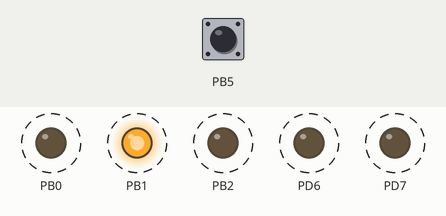
This program was run on a simulated ATmega328P, built with avr-gcc and emulated at 16 MHz. Shown: output pins drawn as LEDs (lit = HIGH). Dashed ring = blinking. Inputs (shaded band) come from the test bench; at power-on: PB5 HIGH.

Above: at 1.85 s.
1.9 s: PB5 pulled LOW for 3.2 s
At 2.4 s:
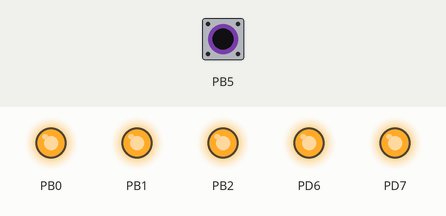
At 2.9 s:
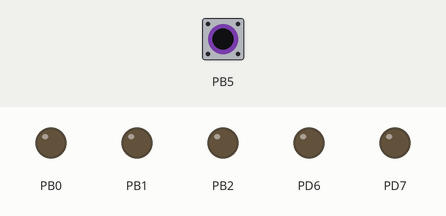
Timing chart, 0 to 12.6 s (numbered marks = the images above; inputs shaded):
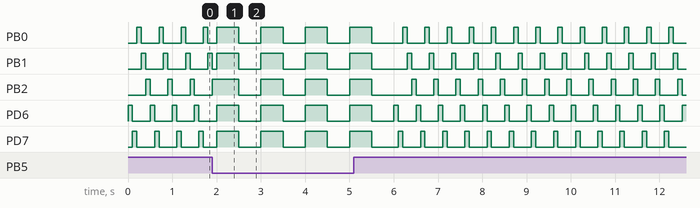

The program:

main.cpp
```cpp
/********************************************************************************
* main.cpp: Demonstration av dynamisk vektor för lagring och styrning av
*           multipla lysdioder
********************************************************************************/
#include "led.hpp"
#include "button.hpp"
#include "led_vector.hpp"

/********************************************************************************
* main: Ansluter fem lysdioder till pin 6 - 10 och lagrar i en dynamisk vektor.
*       Ansluter en tryckknapp till pin 13. Vid nedtryckning av tryckknappen
*       blinkar lysdioderna i en slinga var 100:e millisekund, annars blinkar
*       de kollektivt var 500:e millisekund.
********************************************************************************/
int main(void)
{
   led l1(6);
   led l2(7);
   led l3(8);
   led l4(9);
   led l5(10);

   button b1(13);
   led_vector v1;

   v1.push(l1);
   v1.push(l2);
   v1.push(l3);
   v1.push(l4);
   v1.push(l5);

   while (1)
   {
      if (b1.is_pressed())
      {
         v1.blink_sequentially(100);
      }
      else
      {
         v1.blink_colletively(500);
      }
   }

   return 0;
}
```

button.hpp
```cpp
/********************************************************************************
* button.hPP: Innehåller funktionalitet för enkel implementering av tryckknappar
*             via klassen button samt associerade funktioner. Denna klass
*             fungerar också utmärkt för andra digitala inportar där insignalen
*             ska kunna läsas av samt avbrott ska kunna genereras vid ett
*             godtyckligt event.
********************************************************************************/
#ifndef BUTTON_HPP_
#define BUTTON_HPP_

/* Inkluderingsdirektiv: */
#include "misc.hpp"

/********************************************************************************
* button: Klass för implementering av tryckknappar och andra digitala inportar.
*         PCI-avbrott kan aktiveras på aktuell pin. Därmed får eventdetektering
*         implementeras av användaren, då PCI-avbrott inte möjliggör kontroll
*         av vilken flank som avbrott ska ske på.
********************************************************************************/
class button
{
private:
   uint8_t pin_ = 0x00;                   /* Tryckknappens pin-nummer på aktuell I/O-port. */
   enum io_port io_port_ = io_port::none; /* I/O-port som lysdioden är ansluten till. */
   bool interrupt_enabled_ = false;       /* Indikerar ifall PCI-avbrott är aktiverat. */

public:
   /********************************************************************************
   * button: Initierar ny tryckknapp på angiven pin.
   *
   *         - pin : Tryckknappens pin-nummer på Arduino Uno, exempelvis 13.
   *                 Alternativt kan motsvarande port-nummer på ATmega328P anges,
   *                 exempelvis B5 för pin 13 eller D3 för pin 3.
   ********************************************************************************/
   button(const uint8_t pin)
   {
      if (pin >= 0 && pin <= 7)
      {
         this->io_port_ = io_port::d;
         this->pin_ = pin;
         PORTD |= (1 << this->pin_);
      }
      else if (pin >= 8 && pin <= 13)
      {
         this->io_port_ = io_port::b;
         this->pin_ = pin - 8;
         PORTB |= (1 << this->pin_);
      }
      else if (pin >= 14 && pin <= 19)
      {
         this->io_port_ = io_port::c;
         this->pin_ = pin - 14;
         PORTC |= (1 << this->pin_);
      }
      else
      {
         this->io_port_ = io_port::none;
         this->pin_ = 0;
      }

      this->interrupt_enabled_ = false;
      return;
   }

   /********************************************************************************
   * ~button: Nollställer tryckknapp samt motsvarande pin.
   ********************************************************************************/
   ~button(void)
   {
      this->disable_interrupt();

      if (this->io_port_ == io_port::b)
      {
         PORTB &= ~(1 << this->pin_);
      }
      else if (this->io_port_ == io_port::c)
      {
         PORTC &= ~(1 << this->pin_);
      }
      else if (this->io_port_ == io_port::d)
      {
         PORTD &= ~(1 << this->pin_);
      }

      this->io_port_ = io_port::none;
      this->pin_ = 0;
      return;
   }

   /********************************************************************************
   * pin: Returnerar tryckknappens pin-nummer.
   ********************************************************************************/
   uint8_t pin(void) const
   {
      return this->pin_;
   }

   /********************************************************************************
   * get_port: Returnerar tryckknappens I/O-port.
   ********************************************************************************/
   io_port get_port(void) const
   {
      return this->io_port_;
   }

   /********************************************************************************
   * interrupt_enabled: Indikerar ifall PCI-avbrott är aktiverat på knappens pin.
   ********************************************************************************/
   bool interrupt_enabled(void) const
   {
      return this->interrupt_enabled_;
   }

   /********************************************************************************
   * is_pressed: Läser av tryckknappens pin och indikerar ifall denna är nedtryckt.
   *             I så fall returneras true, annars false.
   ********************************************************************************/
   bool is_pressed(void) const
   {
      if (this->io_port_ == io_port::b)
      {
         return (PINB & (1 << this->pin_));
      }
      else if (this->io_port_ == io_port::c)
      {
         return (PINC & (1 << this->pin_));
      }
      else if (this->io_port_ == io_port::d)
      {
         return (PIND & (1 << this->pin_));
      }
      else
      {
         return false;
      }
   }

   /********************************************************************************
   * enable_interrupt: Aktiverar PCI-avbrott på angiven tryckknapp så att event på
   *                   tryckknappens pin medför avbrott, både på stigande och
   *                   fallande flank. Kontroll av flank måste skötas av användaren,
   *                   förslagsvis via avläsning i motsvarande avbrottsrutin.
   *
   *                   Nedan visas sambandet mellan använd I/O-port samt
   *                   avbrottsvektorn för motsvarande avbrottsrutin:
   *
   *                   I/O-port     pin (Arduino Uno)     Avbrottsvektor
   *                      B              8 - 13             PCINT0_vect
   *                      C             A0 - A5             PCINT1_vect
   *                      D              0 - 7              PCINT2_vect
   ********************************************************************************/
   void enable_interrupt(void)
   {
      asm("SEI");

      if (this->io_port_ == io_port::b)
      {
         PCICR |= (1 << PCIE0);
         PCMSK0 |= (1 << this->pin_);
      }
      else if (this->io_port_ == io_port::c)
      {
         PCICR |= (1 << PCIE1);
         PCMSK1 |= (1 << this->pin_);
      }
      else if (this->io_port_ == io_port::d)
      {
         PCICR |= (1 << PCIE2);
         PCMSK2 |= (1 << this->pin_);
      }

      this->interrupt_enabled_ = true;
      return;
   }

   /********************************************************************************
   * disable_interrupt: Inaktiverar PCI-avbrott på angiven tryckknapp.
   ********************************************************************************/
   void disable_interrupt(void)
   {
      if (this->io_port_ == io_port::b)
      {
         PCMSK0 &= ~(1 << this->pin_);
      }
      else if (this->io_port_ == io_port::c)
      {
         PCMSK1 &= ~(1 << this->pin_);
      }
      else if (this->io_port_ == io_port::d)
      {
         PCMSK2 &= ~(1 << this->pin_);
      }

      this->interrupt_enabled_ = false;
      return;
   }

   /********************************************************************************
   * toggle_interrupt: Togglar aktivering av PCI-avbrott på angiven tryckknapp.
   *                   Om avbrott är aktiverat vid anrop så sker inaktivering.
   *                   På samma sätt gäller att om avbrott är inaktiverat vid anrop
   *                   så sker aktivering.
   ********************************************************************************/
   void toggle_interrupt(void)
   {
      if (this->interrupt_enabled_)
      {
         this->disable_interrupt();
      }
      else
      {
         this->enable_interrupt();
      }

      return;
   }

};

#endif /* BUTTON_HPP_ */
```

led.hpp
```cpp
/********************************************************************************
* led.hpp: Innehåller funktionalitet för enkel implementering av lysdioder via
*          klassen led. Denna klass fungerar även för andra digitala utportar.
********************************************************************************/
#ifndef LED_HPP_
#define LED_HPP_

/* Inkluderingsdirektiv: */
#include "misc.hpp"

/********************************************************************************
* led: Klass för implementering av lysdioder och andra digitala utportar.
********************************************************************************/
class led
{
private:
   uint8_t pin_ = 0;                 /* Lysdiodens pin-nummer på aktuell I/O-port. */
   io_port io_port_ = io_port::none; /* I/O-port som lysdioden är ansluten till. */
   bool enabled_ = false;            /* Indikerar ifall lysdioden är tänd. */

public:

   /********************************************************************************
   * led: Initierar ny lysdiod på angiven pin.
   *
   *      - pin      : Lysdiodens pin-nummer på Arduino Uno, exempelvis 8.
   *                   Alternativt kan motsvarande port-nummer på ATmega328P
   *                   anges, exempelvis B0 för pin 8 eller D2 för pin 2.
   *      - start_val: Lysdiodens startvärde (default = 0, dvs. släckt).
   ********************************************************************************/
   led(const uint8_t pin,
       const uint8_t start_val = 0)
   {
      if (pin >= 0 && pin <= 7)
      {
         this->io_port_ = io_port::d;
         this->pin_ = pin;
         DDRD |= (1 << this->pin_);
      }
      else if (pin >= 8 && pin <= 13)
      {
         this->io_port_ = io_port::b;
         this->pin_ = pin - 8;
         DDRB |= (1 << this->pin_);
      }
      else if (pin >= 14 && pin <= 19)
      {
         this->io_port_ = io_port::c;
         this->pin_ = pin - 14;
         DDRC |= (1 << this->pin_);
      }
      else
      {
         this->io_port_ = io_port::none;
         this->pin_ = 0;
      }

      this->enabled_ = false;
      if (start_val) this->on();
      return;
   }

   /********************************************************************************
   * ~led: Nollställer lysdiod samt motsvarande pin.
   ********************************************************************************/
   ~led(void)
   {
      if (this->io_port_ == io_port::b)
      {
         PORTB &= ~(1 << this->pin_);
         DDRB &= ~(1 << this->pin_);
      }
      else if (this->io_port_ == io_port::c)
      {
         PORTC &= ~(1 << this->pin_);
         DDRC &= ~(1 << this->pin_);
      }
      else if (this->io_port_ == io_port::d)
      {
         PORTD &= ~(1 << this->pin_);
         DDRD &= ~(1 << this->pin_);
      }

      this->pin_ = 0;
      this->io_port_ = io_port::none;
      this->enabled_ = false;
      return;
   }

   /********************************************************************************
   * pin: Returnerar lysdiodens pin-nummer.
   ********************************************************************************/
   uint8_t pin(void) const
   {
      return this->pin_;
   }

   /********************************************************************************
   * get_port: Returnerar lysdiodens I/O-port.
   ********************************************************************************/
   io_port get_port(void) const
   {
      return this->io_port_;
   }

   /********************************************************************************
   * enabled: Indikerar ifall lysdioden är tänd.
   ********************************************************************************/
   bool enabled(void) const
   {
      return this->enabled_;
   }

   /********************************************************************************
   * on: Tänder angiven lysdiod.
   ********************************************************************************/
   void on(void)
   {
      if (this->io_port_ == io_port::b)
      {
         PORTB |= (1 << this->pin_);
      }
      else if (this->io_port_ == io_port::c)
      {
         PORTC |= (1 << this->pin_);
      }
      else if (this->io_port_ == io_port::d)
      {
         PORTD |= (1 << this->pin_);
      }

      this->enabled_ = true;
      return;
   }

   /********************************************************************************
   * off: Släcker angiven lysdiod.
   ********************************************************************************/
   void off(void)
   {
      if (this->io_port_ == io_port::b)
      {
         PORTB &= ~(1 << this->pin_);
      }
      else if (this->io_port_ == io_port::c)
      {
         PORTC &= ~(1 << this->pin_);
      }
      else if (this->io_port_ == io_port::d)
      {
         PORTD &= ~(1 << this->pin_);
      }

      this->enabled_ = false;
      return;
   }

   /********************************************************************************
   * toggle: Togglar utsignalen på angiven lysdiod. Om lysdioden är släckt vid
   *         anropet så tänds den. På samma sätt gäller att om lysdioden är tänd
   *         vid anropet så släcks den.
   ********************************************************************************/
   void toggle(void)
   {
      if (this->enabled_)
      {
         this->off();
      }
      else
      {
         this->on();
      }

      return;
   }

   /********************************************************************************
   * blink: Blinkar lysdiod en gång med angiven blinkhastighet.
   *
   *        - blink_speed_ms: Referens till blinkhastigheten mätt i millisekunder.
   ********************************************************************************/
   void blink(const uint16_t& blink_speed_ms)
   {
      auto delay_ms = [](const uint16_t& delay_time_ms)
      {
         for (uint16_t i = 0; i < delay_time_ms; ++i)
         {
            _delay_ms(1);
         }
      };

      this->toggle();
      delay_ms(blink_speed_ms);
      return;
   }
};

#endif /* LED_HPP_ */
```

misc.hpp
```cpp
/********************************************************************************
* misc.hpp: Innehåller diverse bibliotek, definitioner samt enumerationer för
*           implementering av mikrodatorsystemet
********************************************************************************/
#ifndef MISC_HPP_
#define MISC_HPP_

/* Klockfrekvens (behövs för fördröjningsrutiner): */
#define F_CPU 16000000UL /* 16 MHz. */

/* Inkluderingsdirektiv: */
#include <avr/io.h>
#include <avr/interrupt.h>
#include <util/delay.h>
#include <stdint.h>
#include <stdlib.h>

/* Konstanter för port-nummer på ATmega328P samt motsvarande pin-nummer på Arduino Uno: */
static constexpr auto D0 = 0; /* PORTD0 / pin 0. */
static constexpr auto D1 = 1; /* PORTD1 / pin 1. */
static constexpr auto D2 = 2; /* PORTD2 / pin 2. */
static constexpr auto D3 = 3; /* PORTD3 / pin 3. */
static constexpr auto D4 = 4; /* PORTD4 / pin 4. */
static constexpr auto D5 = 5; /* PORTD5 / pin 5. */
static constexpr auto D6 = 6 ;/* PORTD6 / pin 6. */
static constexpr auto D7 = 7; /* PORTD7 / pin 7. */

static constexpr auto B0 = 8;  /* PORTB0 / pin 8. */
static constexpr auto B1 = 9;  /* PORTB1 / pin 9. */
static constexpr auto B2 = 10; /* PORTB2 / pin 10. */
static constexpr auto B3 = 11; /* PORTB3 / pin 11. */
static constexpr auto B4 = 12; /* PORTB4 / pin 12. */
static constexpr auto B5 = 13; /* PORTB5 / pin 13. */

static constexpr auto C0 = 14; /* PORTC0 / pin A0. */
static constexpr auto C1 = 15; /* PORTC1 / pin A1. */
static constexpr auto C2 = 16; /* PORTC2 / pin A2. */
static constexpr auto C3 = 17; /* PORTC3 / pin A3. */
static constexpr auto C4 = 18; /* PORTC4 / pin A4. */
static constexpr auto C5 = 19; /* PORTC5 / pin A5. */

static constexpr auto A0 = 14; /* PORTC0 / pin A0. */
static constexpr auto A1 = 15; /* PORTC1 / pin A1. */
static constexpr auto A2 = 16; /* PORTC2 / pin A2. */
static constexpr auto A3 = 17; /* PORTC3 / pin A3. */
static constexpr auto A4 = 18; /* PORTC4 / pin A4. */
static constexpr auto A5 = 19; /* PORTC5 / pin A5. */

/********************************************************************************
* io_port: Enumerationsklass för val av I/O-port mellan I/O-portar B, C och D.
********************************************************************************/
enum class io_port
{
   b,   /* I/O-port B (pin 8 - 13 på Arduino Uno). */
   c,   /* I/O-port C (pin A0 - A5 på Arduino Uno). */
   d,   /* I/O-port D (pin 0 - 7 på Arduino Uno). */
   none /* Icke-specificerad I/O-port. */
};

/********************************************************************************
* misc: Namnrymd som innehåller diverse funktioner.
********************************************************************************/
namespace misc
{
   /********************************************************************************
   * delay_ms: Genererar fördröjning mätt i millisekunder.
   *
   *           - delay_time_ms: Referens till angiven fördröjningstid.
   ********************************************************************************/
   auto delay_ms = [](const uint16_t& delay_time_ms)
   {
      for (uint16_t i = 0; i < delay_time_ms; ++i)
      {
         _delay_ms(1);
      }
   };
}

#endif /* MISC_HPP_ */
```

Source omitted: led_vector.hpp (4392 bytes), vector.hpp (6052 bytes)
